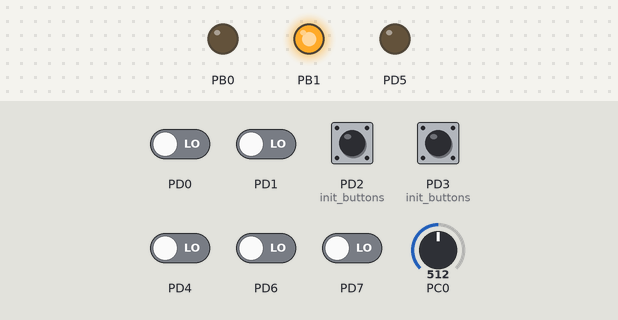
Bench run of a program on a simulated ATmega8, built with avr-gcc and emulated at 8 MHz. Parts: output pins drawn as LEDs (lit = HIGH). Dashed ring = blinking. Inputs (shaded band) come from the test bench; at power-on: PD2 (init_buttons), PD3 (init_buttons) HIGH, PD0, PD1, PD4, PD6, PD7 LOW, PC0 = 512. Pins used as bus, display or sensor lines are not drawn.

Above: at 1.2 s.
1.3 s: PD2 (init_buttons) pulled LOW for 0.15 s
At 1.9 s:
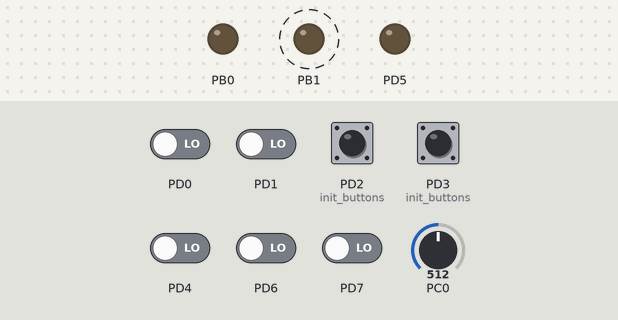
4.4 s: PC0 set to 0
At 5.0 s:
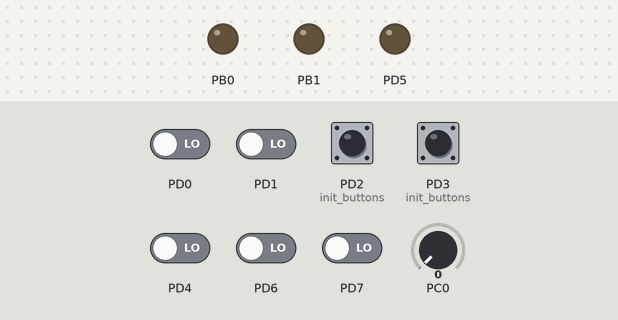
10.4 s: PD2 (init_buttons) pulsed LOW 5 times (0.12 s each, 0.3 s apart)
13.4 s: PD2 (init_buttons) pulled LOW for 1 s
Timing chart, 0 to 16.4 s (numbered marks = the images above; inputs shaded):
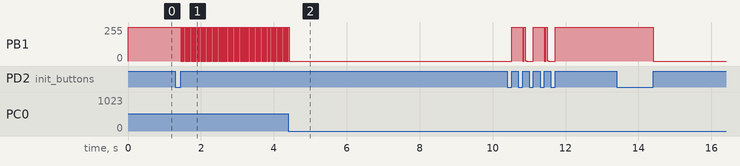

Measured:
- after the input at 1.3 s, PB1: alternates 255/255 for 0.02 s and 0/255 for 0.02 s, starting after 0.15 s
- after the input at 4.4 s, PB1: goes on until 4.4 s, then stays 0/255
- after the input at 13.4 s, PB1: 255/255 → 0/255 after 1.0 s

The program:

main.cpp
```cpp
#include <avr/io.h>
#include <avr/interrupt.h>
#include "avr/hardware/spi.hpp"
#include "avr/hardware/uart.hpp"
#include "hardware/pump.hpp"
#include "hardware/segment7x4.hpp"

static volatile uint16_t time_ms = 0;

Pump pump;

void init_buttons()
{
    // State change interruption
    cbi(DDRD, PD2);
    sbi(PORTD, PD2);
    cbi(MCUCR, ISC01);
    sbi(MCUCR, ISC00);
    sbi(GICR, INT0);

    cbi(DDRD, PD3);
    sbi(PORTD, PD3);
    cbi(MCUCR, ISC11);
    sbi(MCUCR, ISC10);
    sbi(GICR, INT1);

}

void init_adc()
{
    // channel 0
    cbi(ADMUX, MUX3);
    cbi(ADMUX, MUX2);
    cbi(ADMUX, MUX1);
    cbi(ADMUX, MUX0);

    cbi(ADMUX, REFS1);
    sbi(ADMUX, REFS0);
    sbi(ADMUX, ADLAR);

    sbi(ADCSRA, ADFR);
    sbi(ADCSRA, ADEN);
    sbi(ADCSRA, ADIE);

    sbi(ADCSRA, ADPS2);
    sbi(ADCSRA, ADPS1);
    sbi(ADCSRA, ADPS0);

    sbi(ADCSRA, ADSC);
}

void init_sensors()
{
    // 1 ms
    cbi(TCCR2, CS22);
    sbi(TCCR2, CS21);
    sbi(TCCR2, CS20);
    sbi(TCCR2, WGM21);
    cbi(TCCR2, WGM20);
    outb(OCR2, 255);
    sbi(TIMSK, OCIE2);
}

int main()
{
    pump.init();
    init_buttons();
    init_adc();
    init_sensors();

    sei();

    while (true)
        ;
}

volatile uint8_t mode = 0;

ISR(ADC_vect)
{
    pump.on_adc((uint8_t) (ADC >> 8));
}

class ButtonState
{
private:
    volatile uint8_t *port;
    uint8_t pin;
    bool pressed;
    uint16_t time;

public:
    ButtonState(volatile uint8_t *port, uint8_t pin) :
            port(port), pin(pin)
    {
        pressed = false;
        time = 0;
    }

    void increment_time()
    {
        time++;
    }

    template <typename OnClick, typename OnLongClick>
    void on_state_changed(OnClick&& on_click, OnLongClick&& on_long_click)
    {
        pressed = !(*port & (1 << pin));
        if (pressed)
        {
            time = 0;
        }
        else
        {
            if (time >= 1000)
            {
                on_long_click();
            }
            else
            {
                on_click();
            }
        }
    }

};

ButtonState button_0 = ButtonState(&PIND, PD2);
ButtonState button_1 = ButtonState(&PIND, PD3);

ISR(TIMER2_COMP_vect)
{
    pump.increment_time();
    button_0.increment_time();
    button_1.increment_time();
    if (++time_ms == 50000)
    {
        time_ms = 0;
    }
}

ISR(TIMER0_OVF_vect)
{
    pump.show();
}

ISR(INT0_vect)
{
    button_0.on_state_changed(
            [&]() -> void
            {
                pump.on_button_0_click();
            },
            [&]() -> void
            {
                pump.on_button_0_long_click();
            }
    );
}

ISR(INT1_vect)
{
    button_1.on_state_changed(
            [&]() -> void
            {
                pump.on_button_1_click();
            },
            [&]() -> void
            {
                pump.on_button_1_long_click();
            }
    );
}
```

spi.cpp
```cpp
#include "spi.hpp"

void SPI::init()
{
	sbi(SPI_DDR, SPI_SS);
	sbi(SPI_DDR, SPI_MOSI);
	sbi(SPI_DDR, SPI_SCK);

	sbi(SPI_PORT, SPI_SS);

	sbi(SPCR, SPE);
	sbi(SPCR, MSTR);
    sbi(SPCR, DORD);

	sbi(SPSR, SPI2X);
}

void SPI::send_byte(const uint8_t byte)
{
	outb(SPDR, byte);
	while (!check_bit(SPSR, SPIF));
}

void SPI::send_single_byte(const uint8_t byte)
{
    reset();
    send_byte(byte);
    latch();
}

void SPI::reset()
{
	cbi(SPI_PORT, SPI_SS);
}

void SPI::latch()
{
	sbi(SPI_PORT, SPI_SS);
}

void SPI::stop()
{
	cbi(SPI_DDR, SPI_SS);
	cbi(SPI_DDR, SPI_MOSI);
	cbi(SPI_DDR, SPI_SCK);

	cbi(SPI_PORT, SPI_SS);

	cbi(SPCR, SPE);
	cbi(SPCR, MSTR);

	cbi(SPSR, SPI2X);
}
```

spi.hpp
```cpp
#ifndef SPI_HPP_
#define SPI_HPP_

#include "../software/operators.hpp"
#include <avr/io.h>
#include <stdint.h>

#define SPI_DDR DDRB
#define SPI_PORT PORTB
#define SPI_SCK PB5
#define SPI_MOSI PB3
#define SPI_SS PB2

namespace SPI
{
	void init();

	void send_byte(const uint8_t byte);

	void send_single_byte(const uint8_t byte);

	void reset();

	void latch();

	void stop();
}

#endif
```

uart.cpp
```cpp
#include "../software/operators.hpp"
#include "uart.hpp"

void UART::init(uint16_t baud_rate) {
    sbi(UCSRA, U2X);

    sbi(UCSRB, RXEN);
    sbi(UCSRB, TXEN);
    // 1 stop bit
    cbi(UCSRC, USBS);
    // 8 bit
    sbi(UCSRC, UCSZ0);
    sbi(UCSRC, UCSZ1);

    outb(UBRRH, baud_rate >> 8);
    outb(UBRRL, baud_rate);
}

void UART::send(uint8_t byte) {
    UDR = byte;
}

void send_string(char* string) {
    uint8_t index = 0;
    while (string[index] != '\0') {
        UART::send(string[index++]);
    }
}
```

uart.hpp
```cpp
#ifndef UART_HPP_
#define UART_HPP_

#include <stdint.h>
#include <stdlib.h>
#include <avr/io.h>
#include <avr/interrupt.h>

namespace UART {
    void init(uint16_t baud_rate);

    void send(uint8_t byte);

    void send_string(char* string);
}

#endif
```

operators.cpp
```cpp
#include "operators.hpp"

void * operator new(size_t size) {
  return malloc(size);
}

void operator delete(void * ptr) {
  free(ptr);
}

void * operator new[](size_t size) {
  return malloc(size);
}

void operator delete[](void * ptr) {
  free(ptr);
}
```

operators.hpp
```cpp
#ifndef OPERATORS_HPP_
#define OPERATORS_HPP_

#include <stdio.h>
#include <stdlib.h>

#define INT16_MAX 0x7fff
#define INT16_MIN (-INT16_MAX - 1)

#define 	outb(addr, data)  	addr = (data)
#define 	inb(addr)   		(addr)
#define 	outw(addr, data)  	addr = (data)
#define 	inw(addr)   		(addr)
#define 	BV(bit)   			(1<<(bit))
#define     check_bit(addr, bit)(addr & BV(bit))
#define 	cbi(reg, bit)   	reg &= ~(BV(bit))
#define 	sbi(reg, bit)   	reg |= (BV(bit))

void * operator new(size_t size);

void operator delete(void * ptr);

void * operator new[](size_t size);

void operator delete[](void * ptr);

#endif
```

Pump.cpp
```cpp
#include "pump.hpp"

const uint8_t EEMEM AutoPumpState::STORED_AUTO_DURATION = 10;

const uint8_t EEMEM AutoPumpState::STORED_AUTO_VALUE = 127;
```

pump.hpp
```cpp
#ifndef PUMP_HPP_
#define PUMP_HPP_

#include <avr/eeprom.h>
#include "segment7x4.hpp"

enum Mode
{
    MANUAL = 0, AUTO = 0xA
};

enum ManualMode
{
    OFF = 0, ON = 1
};

enum AutoMode
{
    IN_PROGRESS = 0, SETTINGS = 1,
};

enum AutoSettingsMode
{
    SET_DURATION = 0xd, SET_VALUE = 0xb,
};


class AutoPumpState
{
private:
    static const uint8_t EEMEM STORED_AUTO_DURATION;
    static const uint8_t EEMEM STORED_AUTO_VALUE;
public:
    uint8_t duration = 12;
    uint8_t value = 127;
    uint16_t duration_progress = 0;

    enum AutoPumpStatus
    {
        DISABLED, READY, START, PUMP, STOP, FILTER
    } state = DISABLED;

    void ready()
    {
        state = READY;
    }

    void load()
    {
        duration = eeprom_read_byte(&STORED_AUTO_DURATION);
        value = eeprom_read_byte(&STORED_AUTO_VALUE);
        ready();
    }

    void save_value()
    {
        eeprom_update_byte((uint8_t*) &STORED_AUTO_VALUE, value);
    }

    void save_duration()
    {
        eeprom_update_byte((uint8_t*) &STORED_AUTO_DURATION, duration);
    }

    void activate_sensors()
    {
        sbi(PORTB, PB0);
        sbi(PORTD, PD5);
    }

    void deactivate_sensors()
    {
        cbi(PORTB, PB0);
        cbi(PORTD, PD5);
    }


    AutoPumpStatus check()
    {
        bool top_sensor = check_bit(PIND, PIN6);
        bool bottom_sensor = check_bit(PIND, PIN7);
        switch (state)
        {
        case DISABLED:
            break;
        case READY:
            if (!top_sensor)
            {
                state = START;
                duration_progress = duration;
            }
            else
            {
                state = FILTER;
                duration_progress = 0;
            }
            break;
        case START:
            state = PUMP;
            duration_progress = duration;
            break;
        case PUMP:
            if (top_sensor || (bottom_sensor && duration_progress == 0))
            {
                state = STOP;
            }
            else if (!bottom_sensor && duration_progress == 0)
            {
                state = DISABLED;
            }
            break;
        case STOP:
            state = FILTER;
            duration_progress = 0;
            break;
        case FILTER:
            if (!bottom_sensor)
            {
                state = START;
            }
            break;
        default:
            break;
        }
        return state;
    }

    void do_progress()
    {
        switch (state)
        {
        case FILTER:
            duration_progress++;
            break;
        case PUMP:
            if (duration_progress > 0)
            {
                duration_progress--;
            }
            break;
        default:
            break;
        }
    }

    template <typename ValueSetter>
    void display_value(ValueSetter&& set_value)
    {
        switch (state)
        {
        case DISABLED:
            set_value(0x0FF, 16);
            break;
        default:
            set_value(duration_progress, 10);
            break;
        }
    }
};

class Pump
{
private:
    uint16_t time_ms = 0;
    Segment8x7 display;
    Mode mode = Mode::MANUAL;
    ManualMode manual_mode = ManualMode::OFF;
    AutoMode auto_mode = IN_PROGRESS;
    AutoSettingsMode auto_settings_mode = SET_DURATION;

    AutoPumpState auto_pump_state;

public:
    void init()
    {
        // Sensor bottom output
        sbi(DDRB, PB0);
        cbi(PORTB, PB0);
        // Sensor bottom input
        cbi(DDRD, PD7);
        cbi(PORTD, PD7);
        // Sensor top output
        sbi(DDRD, PD5);
        cbi(PORTD, PD5);
        // Sensor top input
        cbi(DDRD, PD6);
        cbi(PORTD, PD6);

        sbi(DDRB, PB1);
        sbi(PORTB, PB1);

        cbi(TCCR1B, WGM13);
        sbi(TCCR1B, WGM12);
        cbi(TCCR1A, WGM11);
        sbi(TCCR1A, WGM10);

        display.init();
        set_manual_off_mode();
    }

    void start()
    {
        sbi(TCCR1B, CS12);
        cbi(TCCR1B, CS11);
        sbi(TCCR1B, CS10);

        sbi(TCCR1A, COM1A1);
        cbi(TCCR1A, COM1A0);

        outb(OCR1AL, auto_pump_state.value);
    }

    void stop()
    {
        cbi(TCCR1B, CS12);
        cbi(TCCR1B, CS11);
        cbi(TCCR1B, CS10);

        cbi(TCCR1A, COM1A1);
        cbi(TCCR1A, COM1A0);

        outb(OCR1AL, 0xFF);
    }

    void show()
    {
        display.show();
    }

    void increment_time()
    {
        time_ms++;
        switch (mode)
        {
        case Mode::MANUAL:
            switch (manual_mode)
            {
            case ManualMode::ON:
                if (time_ms % 256 == 0)
                {
                    display.blink();
                }
                break;
            default:
                display.set_enabled(true);
                break;
            }
            break;
        case Mode::AUTO:
            switch (auto_mode)
            {
            case AutoMode::SETTINGS:
                if (time_ms % 256 == 0)
                {
                    display.blink();
                }
                break;
            case AutoMode::IN_PROGRESS:
                switch (time_ms % 256)
                {
                case 0:
                    auto_pump_state.activate_sensors();
                    break;
                case 2:
                    switch(auto_pump_state.check())
                    {
                    case AutoPumpState::STOP:
                    case AutoPumpState::DISABLED:
                        stop();
                        break;
                    case AutoPumpState::START:
                        start();
                        break;
                    default:
                        break;
                    }
                    auto_pump_state.deactivate_sensors();
                    break;
                }

                if (time_ms % 1024 == 0)
                {
                    auto_pump_state.do_progress();
                    auto_pump_state.display_value(
                            [&](uint16_t value, uint8_t base) -> void { display.set_value(value, base); }
                    );
                }
                break;
            default:
                break;
            }
            break;
        default:
            break;
        }

    }

    void set_auto_mode()
    {
        auto_pump_state.load();
        mode = AUTO;
        auto_mode = AutoMode::IN_PROGRESS;
        display.set_enabled(true);
        display.set_mode(mode);
        display.set_value(auto_pump_state.duration_progress);
    }

    void set_manual_off_mode()
    {
        stop();
        mode = Mode::MANUAL;
        manual_mode = ManualMode::OFF;
        display.set_enabled(true);
        display.set_mode(mode);
        display.set_value(0x0ff, 16);
    }

    void set_manual_on_mode()
    {
        mode = Mode::MANUAL;
        manual_mode = ManualMode::ON;
        display.set_enabled(true);
        display.set_mode(mode);
        display.set_value(0);
        start();
    }

    void on_button_0_click()
    {
        switch (mode)
        {
        case Mode::AUTO:
            switch (auto_mode)
            {
            case AutoMode::IN_PROGRESS:
                auto_pump_state.ready();
                break;
            case AutoMode::SETTINGS:
                switch (auto_settings_mode)
                {
                case AutoSettingsMode::SET_DURATION:
                    auto_settings_mode = AutoSettingsMode::SET_VALUE;
                    display.set_mode(auto_settings_mode);
                    break;
                case AutoSettingsMode::SET_VALUE:
                    auto_settings_mode = AutoSettingsMode::SET_DURATION;
                    display.set_mode(auto_settings_mode);
                    break;
                default:
                    break;
                }
                break;
            default:
                break;
            }
            break;
        case Mode::MANUAL:
            switch(manual_mode)
            {
            case ManualMode::OFF:
                set_manual_on_mode();
                break;
            case ManualMode::ON:
                set_manual_off_mode();
                break;
            default:
                break;
            }
            break;
        default:
            break;
        }
    }

    void on_button_0_long_click()
    {
        switch (mode)
        {
        case Mode::AUTO:
            switch (auto_mode)
            {
            case AutoMode::SETTINGS:
                switch (auto_settings_mode)
                {
                case AutoSettingsMode::SET_VALUE:
                   auto_pump_state.save_value();
                   break;
                case AutoSettingsMode::SET_DURATION:
                    auto_pump_state.save_duration();
                   break;
                default:
                    break;
                }
                break;
            default:
                break;
            }
            break;
        default:
            break;
        }
    }

    void on_button_1_click()
    {
        switch (mode)
        {
        case MANUAL:
            set_auto_mode();
            break;
        case AUTO:
            if (auto_mode == AutoMode::IN_PROGRESS)
            {
                set_manual_off_mode();
            }
            break;
        default:
            break;
        }
    }

    void on_button_1_long_click()
    {
        switch (mode)
        {
        case AUTO:
            switch (auto_mode)
            {
            case AutoMode::IN_PROGRESS:
                stop();
                auto_mode = AutoMode::SETTINGS;
                auto_settings_mode = AutoSettingsMode::SET_DURATION;
                display.set_mode(auto_settings_mode);
                break;
            case AutoMode::SETTINGS:
                set_auto_mode();
                break;
            default:
                break;
            }
            break;
        default:
            break;
        }
    }

    void on_adc(uint8_t value)
    {
        switch (mode)
        {
        case Mode::MANUAL:
            switch (manual_mode)
            {
            case ManualMode::ON:
                outb(OCR1AL, value);
                display.set_value(value);
                break;
            default:
                display.set_value(0x0ff, 16);
                break;
            }
            break;
        case Mode::AUTO:
            switch (auto_mode)
            {
            case AutoMode::SETTINGS:
                switch (auto_settings_mode)
                {
                case AutoSettingsMode::SET_DURATION:
                   auto_pump_state.duration = (0xff - value) / 4;
                   display.set_value(auto_pump_state.duration);
                   break;
               case AutoSettingsMode::SET_VALUE:
                   auto_pump_state.value = value;
                   display.set_value(auto_pump_state.value);
                   break;
                }
                break;
            default:
                break;
            }
            break;
        default:
            break;
        }
    }

};

#endif
```

segment7x4.cpp
```cpp
#include "segment7x4.hpp"

const uint8_t Segment8x7::DIGITS[16] = {
        0b00010100, // 1
        0b01110111, // 2
        0b00101100, // 3
        0b00100101, // 3
        0b01000111, // 4
        0b10000101, // 5
        0b10000100, // 6
        0b00110111, // 7
        0b00000100, // 8
        0b00000101, // 9


        0b00000110, // A
        0b11000100, // b
        0b10011100, // C
        0b01100100, // d
        0b10001100, // E
        0b10001110  // F
        // a - 7
        // b - 8
        // c - 4
        // d - 2
        // e - 1
        // f - 6
        // g - 5
        // dp - 3
};
```

Source omitted: segment7x4.hpp (1720 bytes)
